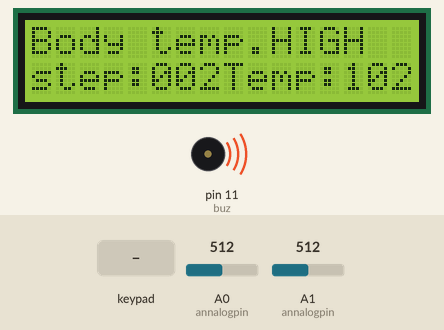
A sketch run on a simulated Arduino Mega 2560, built with avr-gcc and run on an emulated ATmega2560. On the bench: 16×2 character LCD, buzzer (waves = sounding, pin HIGH). The inputs (shaded band) are chosen by the test bench; at power-on: A0 (annalogpin) = 512, A1 (annalogpin) = 512. What the sketch prints to the serial monitor is not drawn.

Above: at 2.2 s.
2.3 s: key '*' pressed
At 3.1 s:
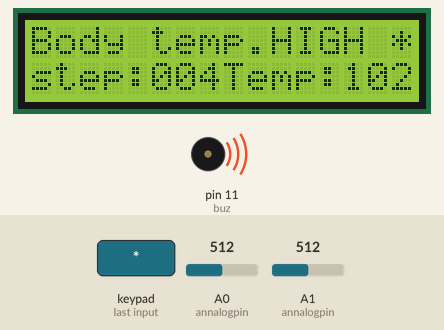
5.3 s: keypad keys 8 9 1 0 # pressed 0.723 s apart
At 11.81 s:
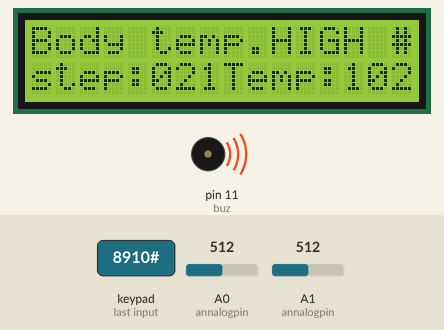
12.0 s: A0 (annalogpin) set to 232
At 12.8 s:
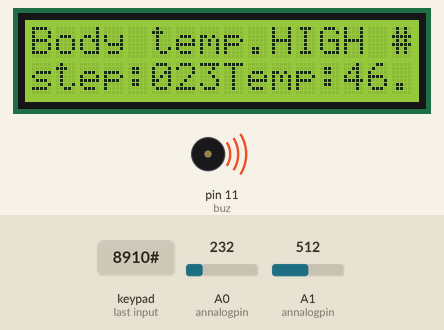
14.4 s: A0 (annalogpin) set to 206
At 15.8 s:
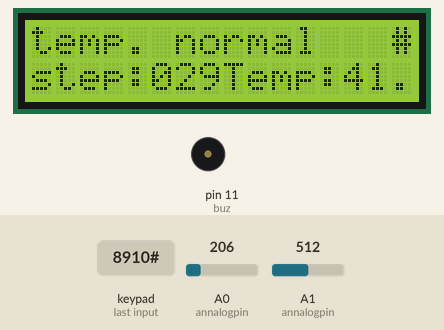
17.4 s: keypad keys 1 3 9 7 * pressed 0.723 s apart
At 18.4 s:
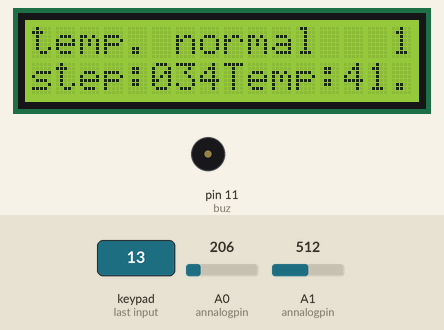
22.5 s: A0 (annalogpin) set to 182
At 24.4 s:
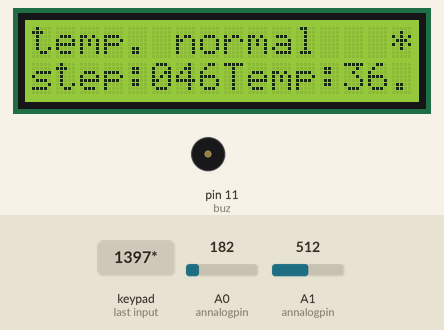
25.5 s: A0 (annalogpin) set to 151
Timing chart, 0 to 28.5 s (numbered marks = the images above; inputs shaded):
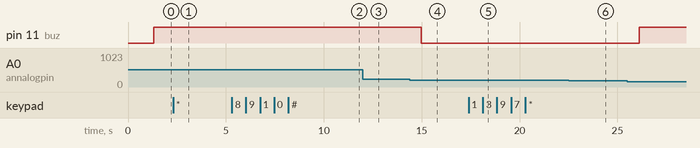

The sketch:

smartwatch.ino
```cpp
#include <Keypad.h>
#include <SoftwareSerial.h>
#include <LiquidCrystal.h>
#include <TimerOne.h>


const int buz = 11;
const byte ROWS = 4;
const byte COLS = 3;

int annalogpin[3] = {A0,A1,A2};
LiquidCrystal lcd(7, 6, 5, 4, 3, 2);
//LiquidCrystal lcd(rs, en, d4, d5, d6, d7);
unsigned int  Lit1, temp2, temp3,t=0,Lit,stp,st;
boolean g1,g2,g3;
SoftwareSerial Serial1(8, 9); // RX,TX

char hexaKeys[ROWS][COLS] = {
  {'1', '2', '3'},
  {'4', '5', '6'},
  {'7', '8', '9'},
  {'*', '0', '#'}
};

byte rowPins[ROWS] = {A2, A3, A4, A5};
byte colPins[COLS] = {8, 9, 10};

Keypad customKeypad = Keypad(makeKeymap(hexaKeys), rowPins, colPins, ROWS, COLS);

void setup()
{
  Serial.begin(9600);
  pinMode(buz, OUTPUT);
  digitalWrite(buz, LOW);
  lcd.begin(16, 2);
  lcd.setCursor(0, 0);
  lcd.print("SMART WATCH");

  delay(1000);
  int pi=0;
  lcd.clear();
}

void loop()
{
  char customKey = customKeypad.getKey();

      if (customKey)
      {
          Serial.print(customKey);
          lcd.setCursor(15, 0);
          lcd.print(customKey);
      }
    temp3 = analogRead(A0);
    st = analogRead(A1);
    temp2=temp3*2;
   if(st>500)
      {
          stp=t;
          t++;
          lcd.setCursor(0, 0);
          delay(250);
      }
  stp=t;
  lcd.setCursor(0, 1);
  lcd.print("step:");
  lcd.print(stp/100);
  lcd.print((stp%100)/10);
  lcd.print((stp%100)%10);
  lcd.print("Temp:");
  lcd.print(temp2/100);
  lcd.print((temp2%100)/10);
  lcd.print(".");
  lcd.print((temp2%100)%10);

  if(temp2>450)
      {
          digitalWrite(buz , HIGH);
          lcd.setCursor(0, 0);
          delay(250);
          lcd.print("Body temp.HIGH ");

      }

  if(temp2>350 && temp2<440)
      {
          digitalWrite(buz , LOW);
          lcd.setCursor(0, 0);
          delay(250);
          lcd.print("temp. normal   ");


      }
      if(temp2>1 && temp2<340)
      {
          digitalWrite(buz , HIGH);
          lcd.setCursor(0, 0);
          delay(250);
          lcd.print("temp. low   ");


      }
  }
```

Measured:
- the behaviour switches between 220 and 219 on A0 (annalogpin) (found by bisection; images 3 and 4)
- after the input at 2.3 s, the display: first differs from a run without the input after 0.29 s (image 1 shows a later state)
- after the input at 5.3 s, the display: first differs from a run without the input after 0.32 s (image 2 shows a later state)
- after the input at 14.4 s, pin 11 (buz): HIGH → LOW after 0.58 s
- after the input at 17.4 s, the display: first differs from a run without the input after 0.36 s (image 5 shows a later state)
- after the input at 25.5 s, pin 11 (buz): LOW → HIGH after 0.60 s
- what the display in image 1 shows lasts 0.5 s, from 2.8 s to 3.3 s
